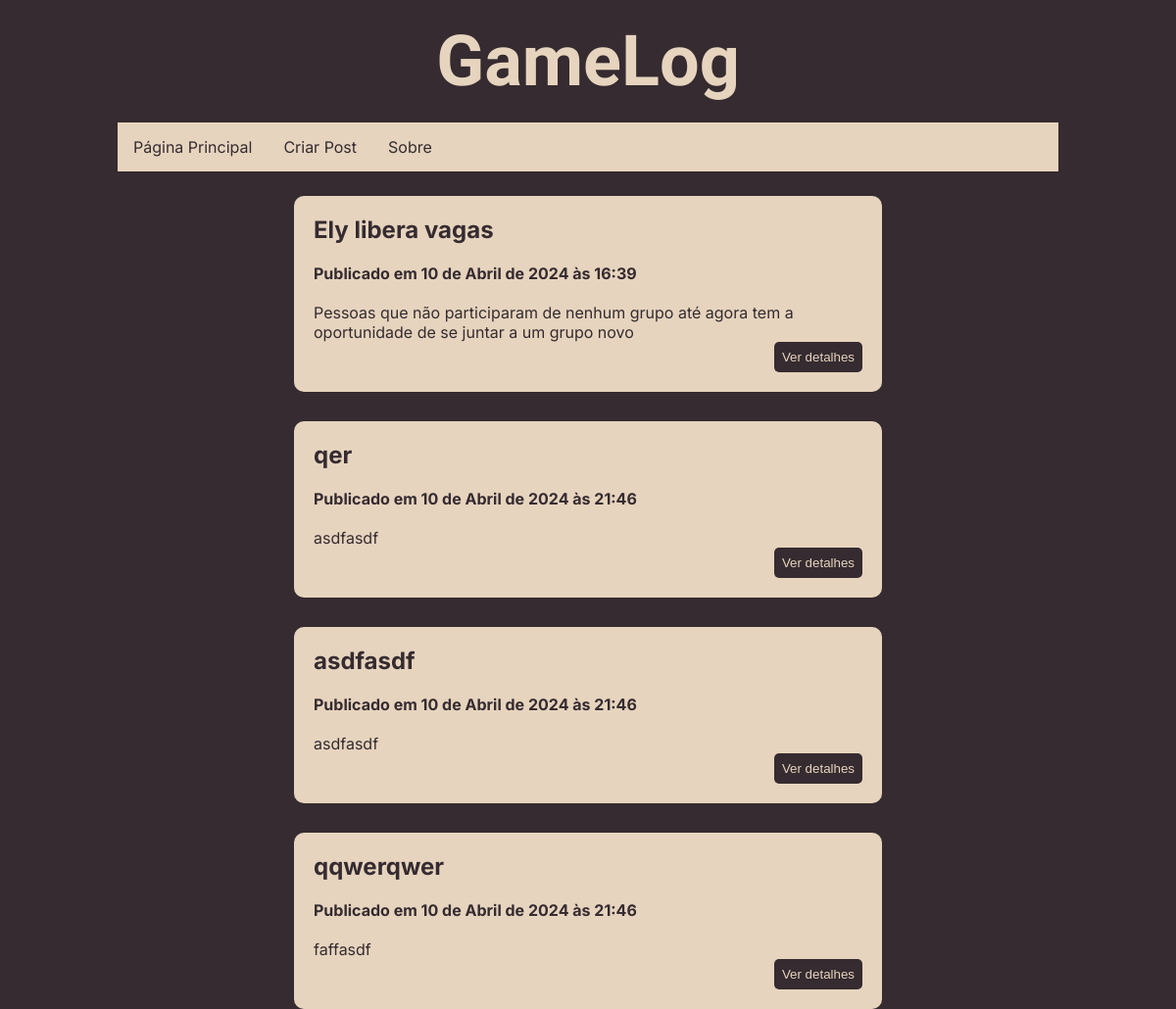
Before: / with the older database file.
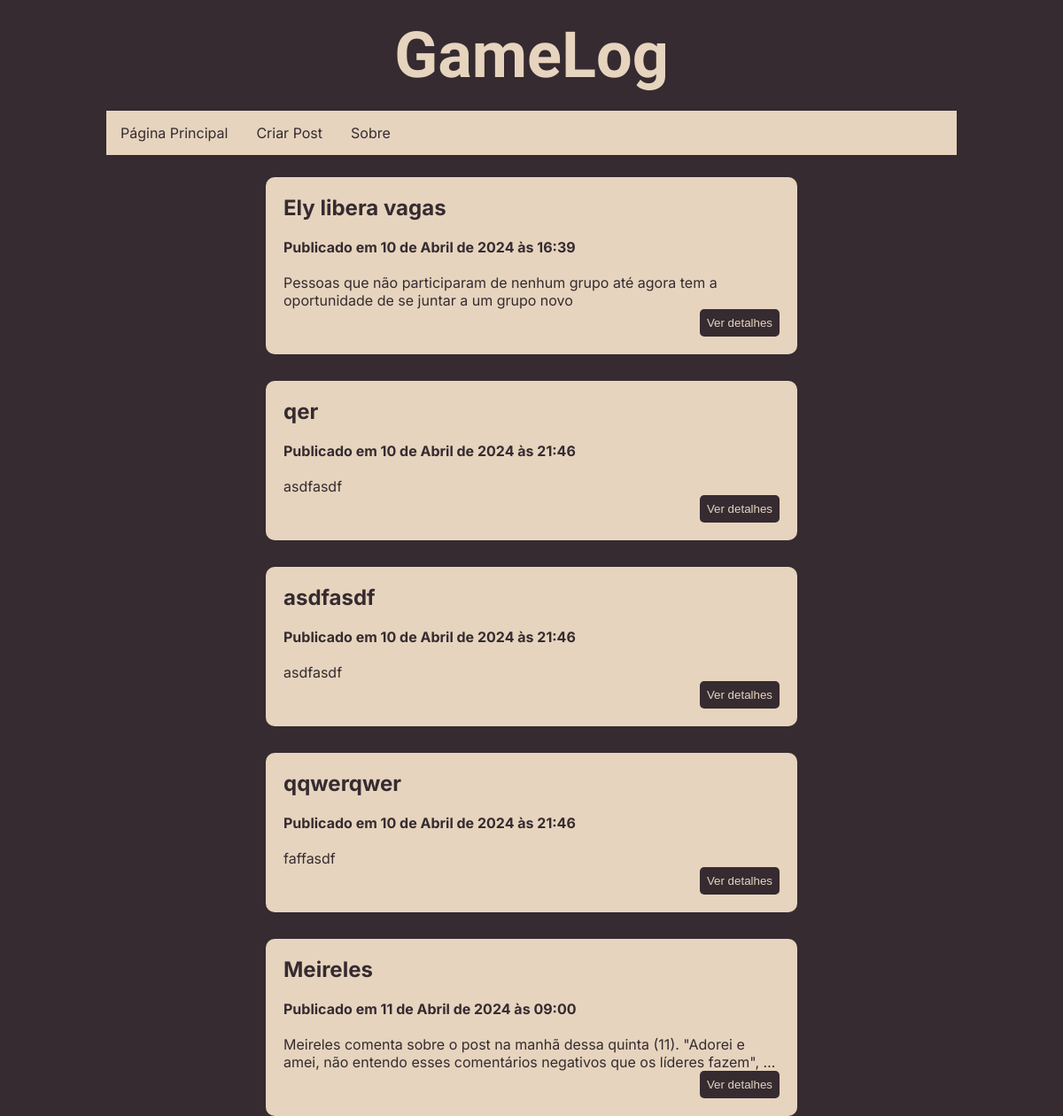
After: the same page with the newer database file.
### blog/models.py (models this page shows)
class Post(models.Model):
    title = models.CharField(max_length=45)
    created_at = models.DateTimeField(auto_now_add=True)
    edited_at = models.DateTimeField(auto_now=True)
    slug = models.CharField(max_length=15)
    content = models.TextField()

### blog/views.py (the view)
# urls.py: path("", views.main_page, name="main_page"),
def main_page(request):
    posts = Post.objects.all()
    return render(request, "blog/components/main_page.html", {"posts": posts})

### blog/templates/blog/components/main_page.html (shortened to what this page needs)
{% extends "blog/base.html" %}
{% load static %}
{% block content %}
  <main>
    {% if posts %}
      {% for post in posts %}
        <article class="post-card">
          <h2 class="post-title">{{ post.title }}</h2>
          <h3 class="post-time">Publicado em {{ post.created_at|date }} às {{ post.created_at|time }}</h3>
          <p class="post-content">{{ post.content|truncatechars:140 }}</p>
          <button class="post-see-details" onclick="goToPostDetail{{ post.id }}()">Ver detalhes</button>
        </article>
      {% endfor %}
    {% else %}
      <p>Nenhum post publicado ainda! Sinta-se a vontade para publicar</p>
      <a href=" {% url "create_post" %}">Criar novo post</a>
    {% endif %}
  </main>
{% endblock content %}

### blog/templates/blog/base.html (shortened to what this page needs)
{% load static %}
<!DOCTYPE html>
<html lang="pt-BR">
  <head>
    <link rel="stylesheet" href="{% static "blog/styles/styles.css" %}">
  </head>
  <body>
    <header>
      <h1 class="page-title">
        <a href="{% url "main_page" %}">GameLog</a>
      </h1>
      <div class="container-nav">
        <nav id="nav-main-page">
          <div class="nav-item" onclick="goToMainPage()">
            <a href="{% url "main_page" %}">Página Principal</a>
          </div>
          <div class="nav-item" onclick="goToCreatePostPage()">
            <a href=" {% url "create_post" %}">Criar Post</a>
          </div>
          <div class="nav-item" onclick="goToAboutPage()">
            <a href="https://pagina-fera.vercel.app">Sobre</a>
          </div>
        </nav>
      </header>
    {% block content %}
    {% endblock content %}
  </body>
</html>

### blog/static/blog/styles/styles.css (style rules this page uses)
* { margin: 0; padding: 0; box-sizing: border-box; }
header { height: 200px; }
body { font-family: "Inter"; height: 100vh; background: var(--main-color); background-attachment: fixed; }
main { display: flex; width: 100%; height: 100%; gap: 30px; flex-direction: column; color: #e6d4be; align-items: center; justify-content: start; min-height: 10px; }
a { text-decoration: none; color: yellow; }
.post-card { display: flex; width: 50%; flex-direction: column; padding: 20px; color: var(--main-color); background-color: var(--sec-color); border-radius: 10px; }
.post-title { margin-bottom: 20px; }
.post-see-details { border: none; border-radius: 5px; text-decoration: none; padding: .5rem; align-self: flex-end; justify-self: right; background-color: var(--main-color); color: var(--sec-color); cursor: pointer; }
.post-time { font-size: 1rem; margin-bottom: 20px; }
#nav-main-page { display: flex; width: 80%; height: 50px; color: var(--main-color); background-color: var(--sec-color); align-items: center; transition: 1s; }
.container-nav { display: flex; justify-content: center; width: 100%; }
.nav-item:first-child { padding-left: 1rem; }
:root { --sec-color: #e6d4be; --main-color: #352b30; --main-color-hover: #4e464a }

Changed rows visible on the page:
added Post: title "Meireles", created_at "11 de Abril de 2024", created_at "09:00", content "Meireles comenta sobre o post na manhã dessa quinta (11). \"Adorei e amei, não entendo esses comentários negativos que os líderes fazem\", …"
